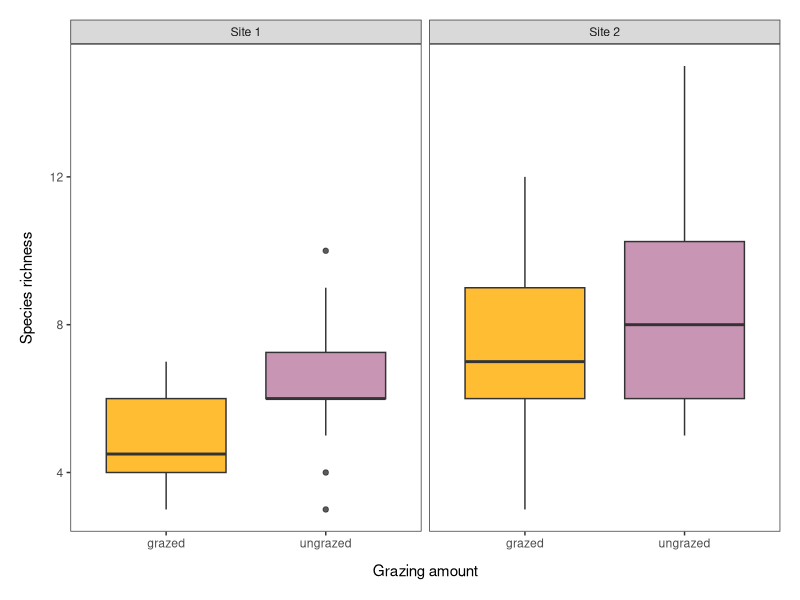
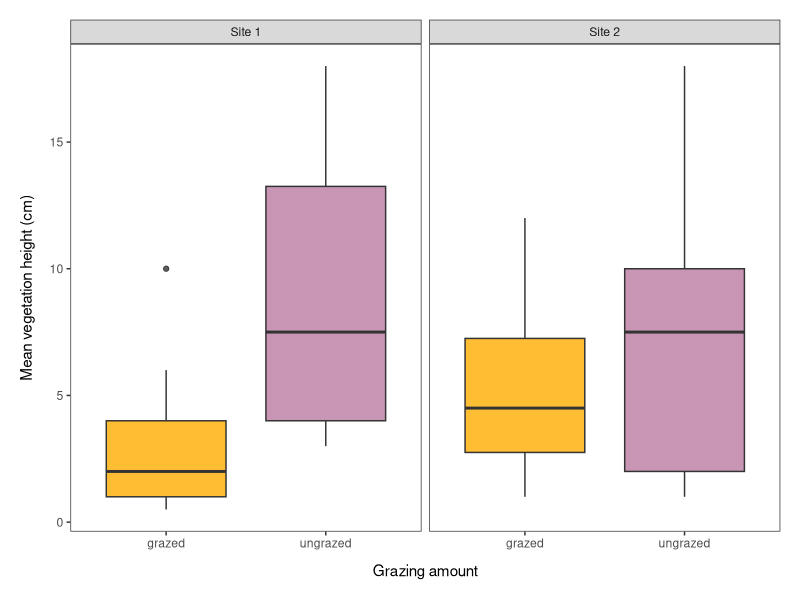
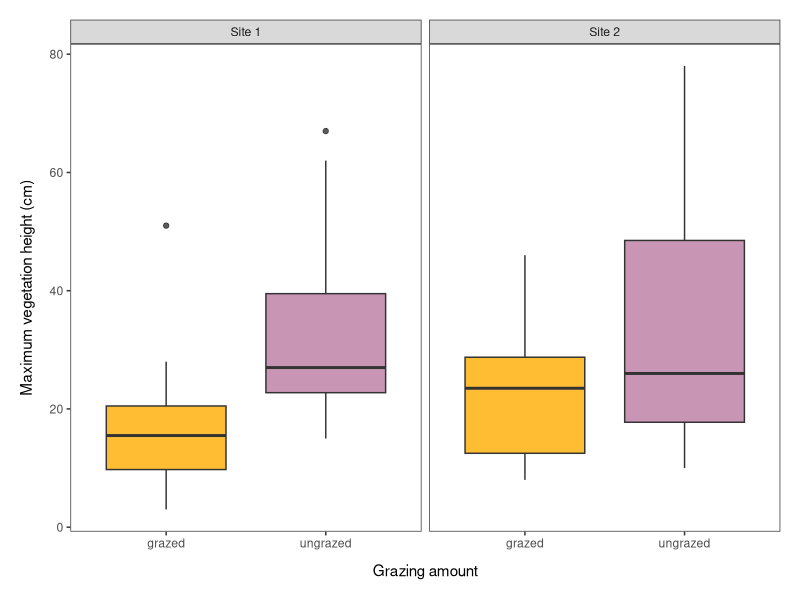
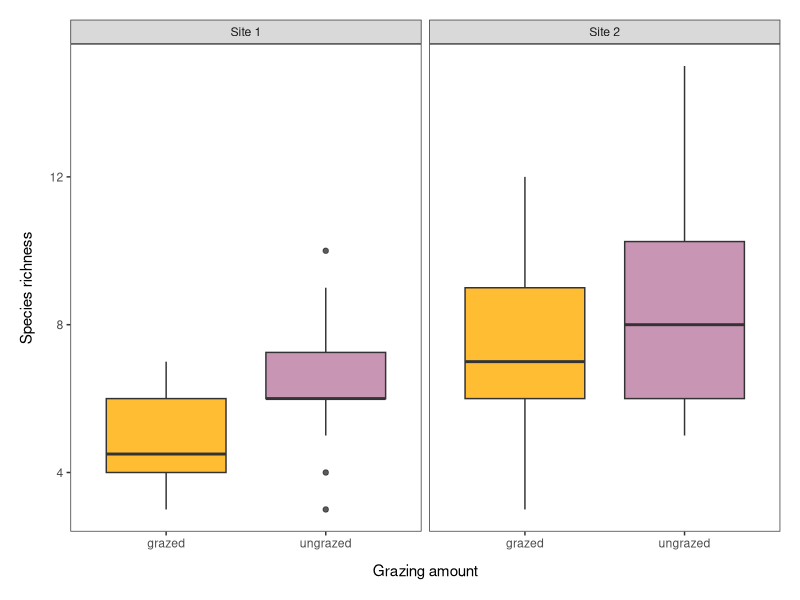
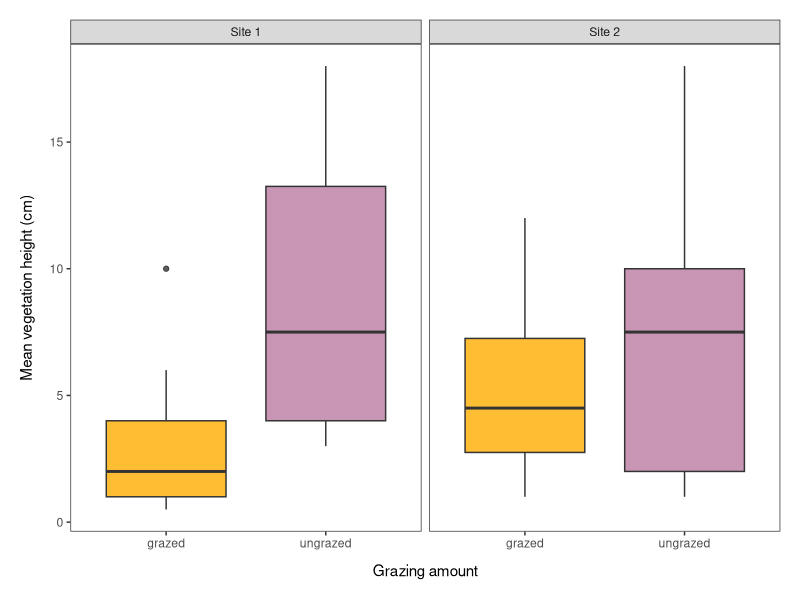
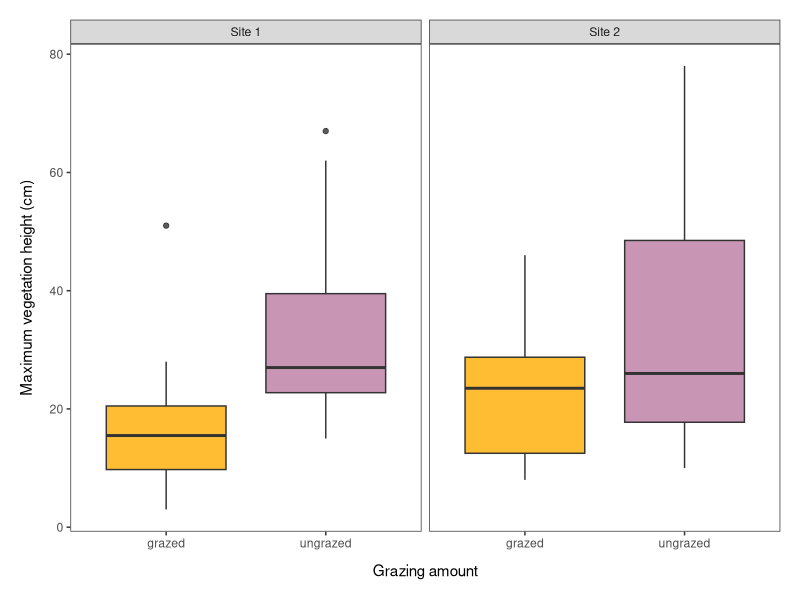

Reproduce these figures in R, in order.
### Figures for LE Project course
### Topic: effect of grazing in Stensjö's thinned forests on species richness
### Emma Gemal, Stockholm University 

## Library ---- 
library(tidyverse)

## Loading the data ----
grazing <- read.csv("Data/full_data.csv", header = T)

str(grazing)   # site and plot are integers
summary(grazing)

### Data manipulation ----
grazing <- grazing %>% 
              mutate(site = as.character(site),
                     plot = as.factor(plot))
str(grazing)


### Boxplots ----
themegz <- theme_bw() +
              theme(panel.grid = element_blank(),
                    axis.title.x = 
                      element_text(margin = margin(t = 10, r = 0, b = 0, l = 0)),
                    axis.title.y = 
                      element_text(margin = margin(t = 0, r = 10, b = 0, l = 0)),
                    legend.position = "none") +
              theme(plot.margin = unit(c(0.5, 0.5, 0.5, 0.5), "cm"))

# changing names for site 
grazing <- grazing %>% 
              mutate(site = case_when(site == "1" ~ "Site 1",
                                      site == "2" ~ "Site 2"))      
str(grazing)

## Species richness vs. grazing ---
(rich_plot <- ggplot(grazing, aes(x = grazing, y = richness)) +
                geom_boxplot(aes(fill = grazing), alpha = 0.8) +
                facet_wrap(~site) +
                ylab("Species richness") +
                xlab("Grazing amount") +
                themegz +
                scale_fill_manual(values = c("#FFAD00", "#BA7BA1")))

ggsave("Figures/richness_grazing.png", plot = rich_plot, height = 5, width = 6, units = "in")

## Average height vs. grazing ---
(avg_plot <- ggplot(grazing, aes(x = grazing, y = avg_height)) +
                geom_boxplot(aes(fill = grazing), alpha = 0.8) +
                facet_wrap(~site) +
                ylab("Mean vegetation height (cm)") +
                xlab("Grazing amount") +
                themegz +
                scale_fill_manual(values = c("#FFAD00", "#BA7BA1")))

ggsave("Figures/avgheight_grazing.png", plot = avg_plot, height = 5, width = 6, units = "in")

## Maximum height vs. grazing ---
(tall_plot <- ggplot(grazing, aes(x = grazing, y = tallest)) +
                geom_boxplot(aes(fill = grazing), alpha = 0.8) +
                facet_wrap(~site) +
                ylab("Maximum vegetation height (cm)") +
                xlab("Grazing amount") +
                themegz +
                scale_fill_manual(values = c("#FFAD00", "#BA7BA1")))

ggsave("Figures/maxheight_grazing.png", plot = tall_plot, height = 5, width = 6, units = "in")
